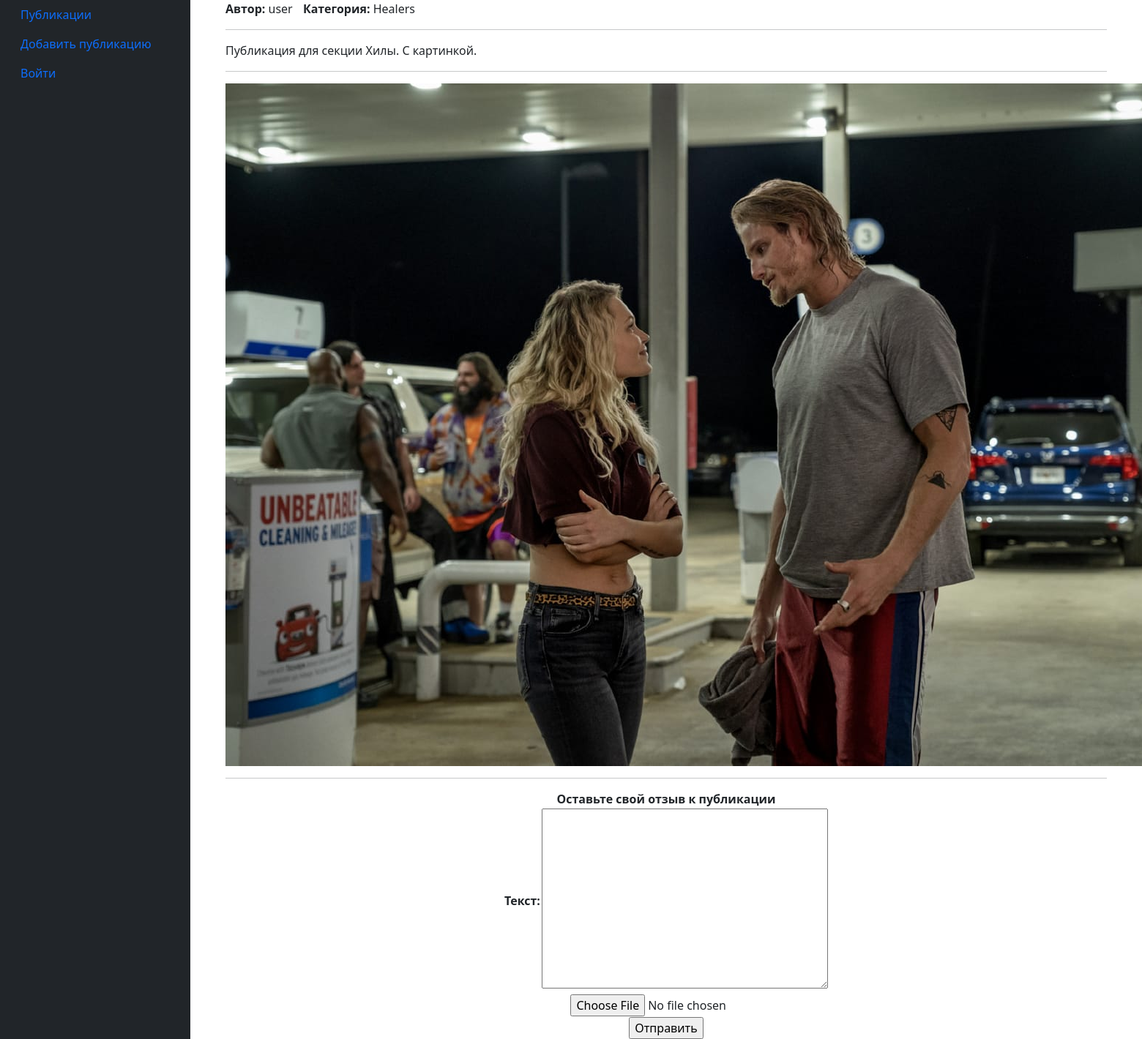
/advert/2, run on the app's committed database.
### mmorpgbb/models.py (models this page shows, shortened)
class MmoRPGAdv(models.Model):
    CATEGORY = [
        ('Tanks', 'Танки'),
        ('Healers', 'Хилы'),
        ('DDs', 'ДД'),
        ('Traders', 'Торговцы'),
        ('GildMasters', 'Гилдмастеры'),
        ('QuestGivers', 'Квестгиверы'),
        ('Smiths', 'Кузнецы'),
        ('Tanners', 'Кожевники'),
        ('Potions', 'Зельевары'),
        ('SpellMasters', 'Мастера заклинаний')
    ]
    id_user = models.ForeignKey(User, on_delete=models.CASCADE)
    id_category = models.CharField(max_length=12, choices=CATEGORY, default='Tanks')
    text = models.TextField()
    file = models.FileField(upload_to='uploads/')
    created_at = models.DateTimeField(auto_now_add=True)

### mmorpgbb/views.py (the view, shortened to what this page needs)
# urls.py: path('<int:pk>', AdvView.as_view()),
class AdvView(FormMixin, DetailView):
    model = MmoRPGAdv
    template_name = 'mmorpgadv.html'
    form_class = CreateResponseForm
    context_object_name = 'advertView'

### mmorpgbb/forms.py
class CreateResponseForm(forms.ModelForm):
    text = forms.CharField(label="Текст", widget=forms.Textarea(attrs={"style": "width:100%"}))
    file = forms.FileField(label="", required=False)
    class Meta:
        model = Response
        fields = ['text', 'file']

### templates/mmorpgadv.html (shortened to what this page needs)
{% extends 'flatpages/default.html' %}
{% block content %}
    <p align="left">
        <b>Автор:</b> {{ advertView.id_user }} <span style="padding-left: 10px;"><b>Категория:</b> {{ advertView.id_category }}</span>
    </p>
    <hr>
    <p align="justify">
        {{ advertView.text }}
    </p>
    {% if advertView.file %}
        <hr>
        <img src="{{ advertView.file.url }}" alt="Uploaded Image">
    {% endif %}
    {% if request.user != advertView.id_user %}
        <hr>
        <b>Оставьте свой отзыв к публикации</b>
        <form method="POST">
            <table align="center">
                {{ form }}
            </table>
            <input type="submit" value="Отправить">
        </form>
    {% endif %}
{% endblock content %}

### data on the page
MmoRPGAdv: id_user "user", id_category "Healers", text "Публикация для секции Хилы. С картинкой.", file (picture)
